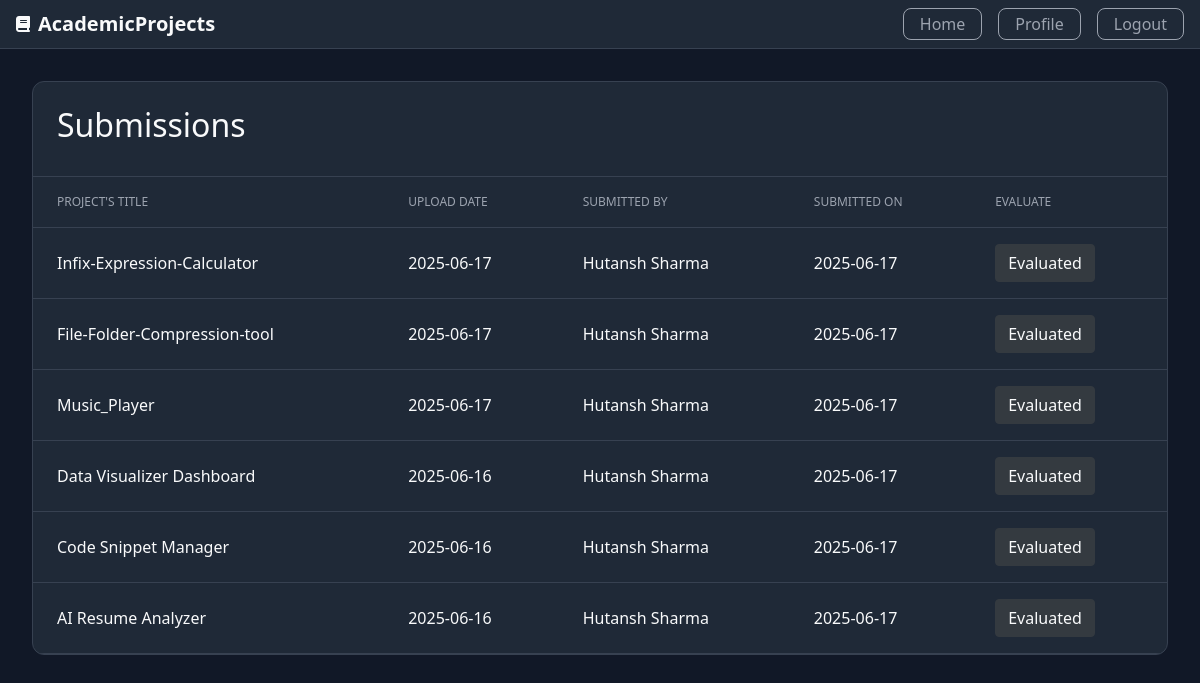
The app's page /profile/moreinfo/submission (signed in), older data.
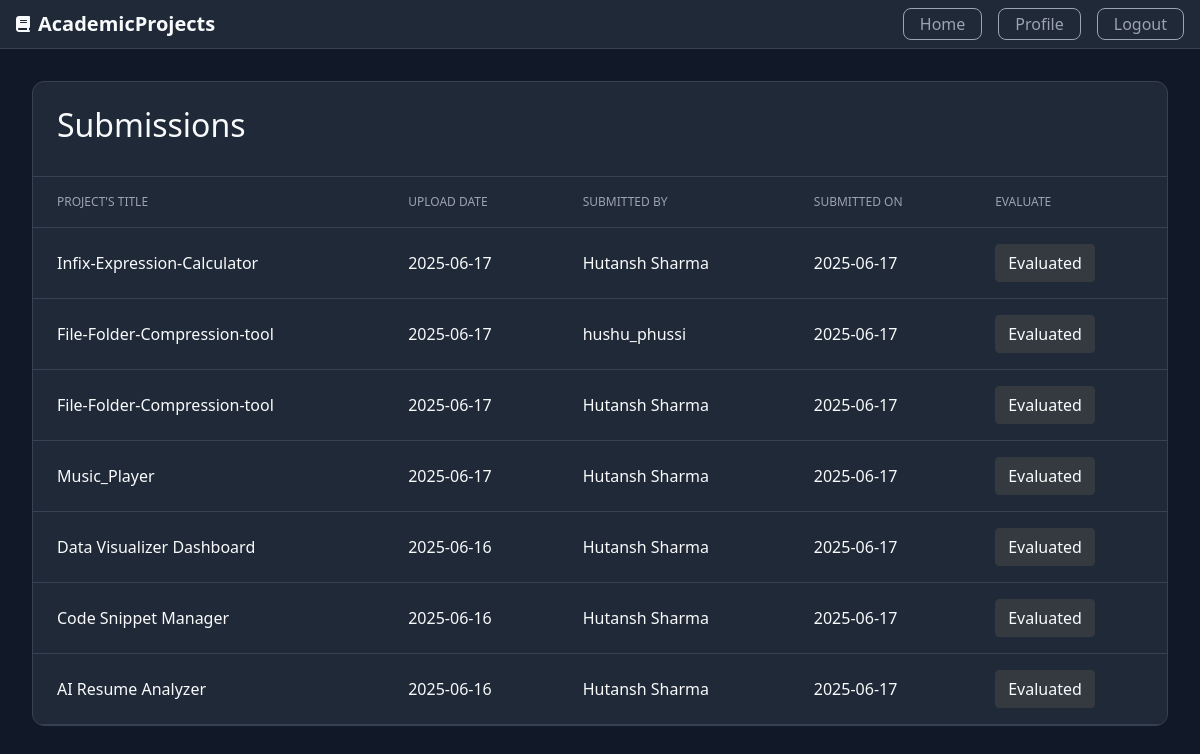
The same page, newer data.
### Project/models.py (models this page shows, shortened)
class Submission(db.Model):
    id=db.Column(db.Integer,primary_key=True)
    submitted_at=db.Column(db.DateTime,nullable=False,default=datetime.utcnow)
    submission_link=db.Column(db.Text,nullable=False)
    info=db.Column(db.Text)
    project_id=db.Column(db.Integer,db.ForeignKey('project.id'))
    student_id=db.Column(db.Integer,db.ForeignKey('user.id'))
    evaluation=db.relationship('Evaluation',backref='submission',lazy=True,cascade="all,delete")

class Project(db.Model):
    id=db.Column(db.Integer,primary_key=True)
    title=db.Column(db.String(100),nullable=False)
    description=db.Column(db.Text,nullable=False)
    skills=db.Column(db.Text,nullable=False)
    descriptive_pdf=db.Column(db.String(80),nullable=False,default='No pdf')
    user_count=db.Column(db.Integer,nullable=False,default=0)
    created_at=db.Column(db.DateTime,nullable=False,default=datetime.utcnow)
    created_by=db.Column(db.Integer,db.ForeignKey('user.id'))
    submission=db.relationship('Submission',backref='project',lazy=True,cascade="all,delete")
    evaluation=db.relationship('Evaluation',backref='project',lazy=True,cascade="all,delete")
    project_taken_by=db.relationship('Project_Taken',backref='project',lazy=True,cascade="all,delete")

class User(db.Model,UserMixin):
    id=db.Column(db.Integer,primary_key=True)
    username=db.Column(db.String(30),unique=True,nullable=False)
    email=db.Column(db.String(30),unique=True,nullable=False)
    password=db.Column(db.String(80),unique=False,nullable=False)
    total_projects=db.Column(db.Integer,nullable=False,default=0)
    total_projects_taken=db.Column(db.Integer,nullable=False,default=0)
    total_projects_submitted=db.Column(db.Integer,nullable=False,default=0)
    total_projects_evaluated=db.Column(db.Integer,nullable=False,default=0)
    profile_picture=db.Column(db.String(80),nullable=False,default="default.png")
    role=db.Column(db.String(80),nullable=False)
    project=db.relationship("Project",backref="user",lazy=True,cascade="all,delete")
    submission=db.relationship("Submission",backref="user",lazy=True,cascade="all,delete")
    evaluation=db.relationship("Evaluation",backref="user",lazy=True,cascade="all,delete")
    project_taken=db.relationship("Project_Taken",backref="user",lazy=True,cascade="all,delete")

### Project/routes.py (the view)
@app.route("/profile/moreinfo/submission")
@login_required
def more_info_submission():
    projects=current_user.project
    submissions=[]
    for i in projects:
        submission=Submission.query.filter_by(project=i).all()
        submissions.extend(submission)
    submissions.reverse()
    return render_template("more-submission.html",submissions=submissions)

### Project/models.py (called while the page is built)
@loginmanager.user_loader
def user_loader(user_id):
    user=User.query.get(user_id)
    return user

### Project/templates/more-submission.html (shortened to what this page needs)
{% extends "more-info-layout.html" %}
{% block label %}Submissions{% endblock label %}
{% block headings %}
    <th>Project's Title</th>
    <th>Upload Date</th>
    <th>Submitted by</th>
    <th>Submitted on</th>
    <th>Evaluate</th>
{% endblock headings %}
{% block data %}
    {% for i in submissions %}
        <tr>
            <td>{{i.project.title}}</td>
            <td>{{i.project.created_at.strftime("%Y-%m-%d")}}</td>
            <td>{{i.user.username}}</td>
            <td>{{i.submitted_at.strftime("%Y-%m-%d")}}</td>
            {% if i.evaluation %}
                <td><a class="btn btn-dark" >Evaluated</a></td>
            {% else %}
                <td><a class="btn btn-outline-success" href="{{url_for('evaluate',id=i.id,act='submission')}}">Evaluate</a></td>
            {% endif %}
        </tr>
    {% endfor %}
{% endblock data %}

Row changes from the older to the newer data that the page shows:
added Submission: project "File-Folder-Compression-tool", project.created_at "2025-06-17", user.username "hushu_phussi", submitted_at "2025-06-17"
